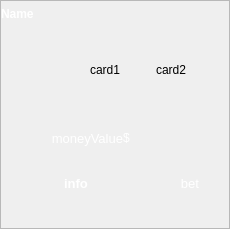
         <widget class="QFrame" name="comp2Frame">
          <property name="minimumSize">
           <size>
            <width>230</width>
            <height>0</height>
           </size>
          </property>
          <property name="frameShape">
           <enum>QFrame::StyledPanel</enum>
          </property>
          <property name="frameShadow">
           <enum>QFrame::Raised</enum>
          </property>
          <layout class="QVBoxLayout" name="verticalLayout_12">
           <property name="spacing">
            <number>0</number>
           </property>
           <property name="leftMargin">
            <number>0</number>
           </property>
           <property name="topMargin">
            <number>0</number>
           </property>
           <property name="rightMargin">
            <number>0</number>
           </property>
           <property name="bottomMargin">
            <number>0</number>
           </property>
           <item>
            <layout class="QVBoxLayout" name="comp2VLayout">
             <property name="spacing">
              <number>0</number>
             </property>
             <property name="topMargin">
              <number>0</number>
             </property>
             <property name="bottomMargin">
              <number>0</number>
             </property>
             <item>
              <layout class="QHBoxLayout" name="horizontalLayout_25">
               <property name="topMargin">
                <number>3</number>
               </property>
               <property name="bottomMargin">
                <number>3</number>
               </property>
               <item>
                <widget class="QLabel" name="comp2Name_lbl">
                 <property name="palette">
                  <palette>
                   <active>
                    <colorrole role="WindowText">
                     <brush brushstyle="SolidPattern">
                      <color alpha="255">
                       <red>255</red>
                       <green>255</green>
                       <blue>255</blue>
                      </color>
                     </brush>
                    </colorrole>
                   </active>
                   <inactive>
                    <colorrole role="WindowText">
                     <brush brushstyle="SolidPattern">
                      <color alpha="255">
                       <red>255</red>
                       <green>255</green>
                       <blue>255</blue>
                      </color>
                     </brush>
                    </colorrole>
                   </inactive>
                   <disabled>
                    <colorrole role="WindowText">
                     <brush brushstyle="SolidPattern">
                      <color alpha="255">
                       <red>120</red>
                       <green>120</green>
                       <blue>120</blue>
                      </color>
                     </brush>
                    </colorrole>
                   </disabled>
                  </palette>
                 </property>
                 <property name="font">
                  <font>
                   <weight>75</weight>
                   <bold>true</bold>
                  </font>
                 </property>
                 <property name="text">
                  <string>Name</string>
                 </property>
                 <property name="alignment">
                  <set>Qt::AlignLeading|Qt::AlignLeft|Qt::AlignVCenter</set>
                 </property>
                 <property name="margin">
                  <number>3</number>
                 </property>
                </widget>
               </item>
               <item>
                <spacer name="horizontalSpacer_27">
                 <property name="orientation">
                  <enum>Qt::Horizontal</enum>
                 </property>
                 <property name="sizeHint" stdset="0">
                  <size>
                   <width>40</width>
                   <height>20</height>
                  </size>
                 </property>
                </spacer>
               </item>
              </layout>
             </item>
             <item>
              <layout class="QHBoxLayout" name="compHLayout_2">
               <item>
                <widget class="QLabel" name="comp2_image">
                 <property name="sizePolicy">
                  <sizepolicy hsizetype="Fixed" vsizetype="Fixed">
                   <horstretch>0</horstretch>
                   <verstretch>0</verstretch>
                  </sizepolicy>
                 </property>
                 <property name="minimumSize">
                  <size>
                   <width>65</width>
                   <height>65</height>
                  </size>
                 </property>
                 <property name="maximumSize">
                  <size>
                   <width>65</width>
                   <height>65</height>
                  </size>
                 </property>
                 <property name="baseSize">
                  <size>
                   <width>65</width>
                   <height>65</height>
                  </size>
                 </property>
                 <property name="text">
                  <string/>
                 </property>
                 <property name="scaledContents">
                  <bool>true</bool>
                 </property>
                </widget>
               </item>
               <item>
                <layout class="QHBoxLayout" name="compHandHLayout_2">
                 <property name="spacing">
                  <number>5</number>
                 </property>
                 <item>
                  <widget class="QLabel" name="comp2Card_1">
                   <property name="sizePolicy">
                    <sizepolicy hsizetype="Fixed" vsizetype="Fixed">
                     <horstretch>0</horstretch>
                     <verstretch>0</verstretch>
                    </sizepolicy>
                   </property>
                   <property name="minimumSize">
                    <size>
                     <width>61</width>
                     <height>86</height>
                    </size>
                   </property>
                   <property name="maximumSize">
                    <size>
                     <width>61</width>
                     <height>86</height>
                    </size>
                   </property>
                   <property name="baseSize">
                    <size>
                     <width>61</width>
                     <height>86</height>
                    </size>
                   </property>
                   <property name="text">
                    <string>card1</string>
                   </property>
                   <property name="scaledContents">
                    <bool>true</bool>
                   </property>
                  </widget>
                 </item>
                 <item>
                  <widget class="QLabel" name="comp2Card_2">
                   <property name="sizePolicy">
                    <sizepolicy hsizetype="Fixed" vsizetype="Fixed">
                     <horstretch>0</horstretch>
                     <verstretch>0</verstretch>
                    </sizepolicy>
                   </property>
                   <property name="minimumSize">
                    <size>
                     <width>61</width>
                     <height>86</height>
                    </size>
                   </property>
                   <property name="maximumSize">
                    <size>
                     <width>61</width>
                     <height>86</height>
                    </size>
                   </property>
                   <property name="baseSize">
                    <size>
                     <width>61</width>
                     <height>86</height>
                    </size>
                   </property>
                   <property name="text">
                    <string>card2</string>
                   </property>
                   <property name="scaledContents">
                    <bool>true</bool>
                   </property>
                  </widget>
                 </item>
                </layout>
               </item>
              </layout>
             </item>
             <item>
              <layout class="QHBoxLayout" name="horizontalLayout_20">
               <property name="rightMargin">
                <number>0</number>
               </property>
               <item>
                <widget class="QLabel" name="comp2Chips_lbl">
                 <property name="sizePolicy">
                  <sizepolicy hsizetype="Fixed" vsizetype="Fixed">
                   <horstretch>0</horstretch>
                   <verstretch>0</verstretch>
                  </sizepolicy>
                 </property>
                 <property name="minimumSize">
                  <size>
                   <width>50</width>
                   <height>50</height>
                  </size>
                 </property>
                 <property name="maximumSize">
                  <size>
                   <width>50</width>
                   <height>50</height>
                  </size>
                 </property>
                 <property name="baseSize">
                  <size>
                   <width>50</width>
                   <height>50</height>
                  </size>
                 </property>
                 <property name="text">
                  <string/>
                 </property>
                 <property name="scaledContents">
                  <bool>true</bool>
                 </property>
                 <property name="alignment">
                  <set>Qt::AlignCenter</set>
                 </property>
                </widget>
               </item>
               <item>
                <layout class="QHBoxLayout" name="comp2HLayoutMoney">
                 <item>
                  <widget class="QLabel" name="comp2MoneyValue_lbl">
                   <property name="minimumSize">
                    <size>
                     <width>50</width>
                     <height>0</height>
                    </size>
                   </property>
                   <property name="palette">
                    <palette>
                     <active>
                      <colorrole role="WindowText">
                       <brush brushstyle="SolidPattern">
                        <color alpha="255">
                         <red>255</red>
                         <green>255</green>
                         <blue>255</blue>
                        </color>
                       </brush>
                      </colorrole>
                     </active>
                     <inactive>
                      <colorrole role="WindowText">
                       <brush brushstyle="SolidPattern">
                        <color alpha="255">
                         <red>255</red>
                         <green>255</green>
                         <blue>255</blue>
                        </color>
                       </brush>
                      </colorrole>
                     </inactive>
                     <disabled>
                      <colorrole role="WindowText">
                       <brush brushstyle="SolidPattern">
                        <color alpha="255">
                         <red>120</red>
                         <green>120</green>
                         <blue>120</blue>
                        </color>
                       </brush>
                      </colorrole>
                     </disabled>
                    </palette>
                   </property>
                   <property name="font">
                    <font>
                     <pointsize>10</pointsize>
                    </font>
                   </property>
                   <property name="text">
                    <string>moneyValue</string>
                   </property>
                   <property name="alignment">
                    <set>Qt::AlignRight|Qt::AlignTrailing|Qt::AlignVCenter</set>
                   </property>
                  </widget>
                 </item>
                 <item>
                  <widget class="QLabel" name="comp2Money_lbl">
                   <property name="maximumSize">
                    <size>
                     <width>10</width>
                     <height>16777215</height>
                    </size>
                   </property>
                   <property name="palette">
                    <palette>
                     <active>
                      <colorrole role="WindowText">
                       <brush brushstyle="SolidPattern">
                        <color alpha="255">
                         <red>255</red>
                         <green>255</green>
                         <blue>255</blue>
                        </color>
                       </brush>
                      </colorrole>
                     </active>
                     <inactive>
                      <colorrole role="WindowText">
                       <brush brushstyle="SolidPattern">
                        <color alpha="255">
                         <red>255</red>
                         <green>255</green>
                         <blue>255</blue>
                        </color>
                       </brush>
                      </colorrole>
                     </inactive>
                     <disabled>
                      <colorrole role="WindowText">
                       <brush brushstyle="SolidPattern">
                        <color alpha="255">
                         <red>120</red>
                         <green>120</green>
                         <blue>120</blue>
                        </color>
                       </brush>
                      </colorrole>
                     </disabled>
                    </palette>
                   </property>
                   <property name="text">
                    <string>$</string>
                   </property>
                  </widget>
                 </item>
                </layout>
               </item>
               <item>
                <spacer name="horizontalSpacer_19">
                 <property name="orientation">
                  <enum>Qt::Horizontal</enum>
                 </property>
                 <property name="sizeHint" stdset="0">
                  <size>
                   <width>40</width>
                   <height>20</height>
                  </size>
                 </property>
                </spacer>
               </item>
              </layout>
             </item>
             <item>
              <layout class="QHBoxLayout" name="compHLayoutInfo_2">
               <property name="topMargin">
                <number>5</number>
               </property>
               <item>
                <spacer name="horizontalSpacer_31">
                 <property name="orientation">
                  <enum>Qt::Horizontal</enum>
                 </property>
                 <property name="sizeType">
                  <enum>QSizePolicy::Maximum</enum>
                 </property>
                 <property name="sizeHint" stdset="0">
                  <size>
                   <width>20</width>
                   <height>20</height>
                  </size>
                 </property>
                </spacer>
               </item>
               <item>
                <widget class="QLabel" name="comp2Info_lbl">
                 <property name="sizePolicy">
                  <sizepolicy hsizetype="Fixed" vsizetype="Preferred">
                   <horstretch>0</horstretch>
                   <verstretch>0</verstretch>
                  </sizepolicy>
                 </property>
                 <property name="minimumSize">
                  <size>
                   <width>110</width>
                   <height>0</height>
                  </size>
                 </property>
                 <property name="maximumSize">
                  <size>
                   <width>110</width>
                   <height>16777215</height>
                  </size>
                 </property>
                 <property name="palette">
                  <palette>
                   <active>
                    <colorrole role="WindowText">
                     <brush brushstyle="SolidPattern">
                      <color alpha="255">
                       <red>255</red>
                       <green>255</green>
                       <blue>255</blue>
                      </color>
                     </brush>
                    </colorrole>
                   </active>
                   <inactive>
                    <colorrole role="WindowText">
                     <brush brushstyle="SolidPattern">
                      <color alpha="255">
                       <red>255</red>
                       <green>255</green>
                       <blue>255</blue>
                      </color>
                     </brush>
                    </colorrole>
                   </inactive>
                   <disabled>
                    <colorrole role="WindowText">
                     <brush brushstyle="SolidPattern">
                      <color alpha="255">
                       <red>255</red>
                       <green>255</green>
                       <blue>255</blue>
                      </color>
                     </brush>
                    </colorrole>
                   </disabled>
                  </palette>
                 </property>
                 <property name="font">
                  <font>
                   <pointsize>10</pointsize>
                   <weight>75</weight>
                   <bold>true</bold>
                  </font>
                 </property>
                 <property name="text">
                  <string>info</string>
                 </property>
                 <property name="scaledContents">
                  <bool>true</bool>
                 </property>
                 <property name="alignment">
                  <set>Qt::AlignCenter</set>
                 </property>
                </widget>
               </item>
               <item>
                <widget class="QLabel" name="comp2Bet_lbl">
                 <property name="minimumSize">
                  <size>
                   <width>50</width>
                   <height>0</height>
                  </size>
                 </property>
                 <property name="palette">
                  <palette>
                   <active>
                    <colorrole role="WindowText">
                     <brush brushstyle="SolidPattern">
                      <color alpha="255">
                       <red>255</red>
                       <green>255</green>
                       <blue>255</blue>
                      </color>
                     </brush>
                    </colorrole>
                   </active>
                   <inactive>
                    <colorrole role="WindowText">
                     <brush brushstyle="SolidPattern">
                      <color alpha="255">
                       <red>255</red>
                       <green>255</green>
                       <blue>255</blue>
                      </color>
                     </brush>
                    </colorrole>
                   </inactive>
                   <disabled>
                    <colorrole role="WindowText">
                     <brush brushstyle="SolidPattern">
                      <color alpha="255">
                       <red>120</red>
                       <green>120</green>
                       <blue>120</blue>
                      </color>
                     </brush>
                    </colorrole>
                   </disabled>
                  </palette>
                 </property>
                 <property name="font">
                  <font>
                   <pointsize>10</pointsize>
                  </font>
                 </property>
                 <property name="text">
                  <string>bet</string>
                 </property>
                 <property name="alignment">
                  <set>Qt::AlignRight|Qt::AlignTrailing|Qt::AlignVCenter</set>
                 </property>
                </widget>
               </item>
               <item>
                <widget class="QLabel" name="comp2Chip_lbl">
                 <property name="sizePolicy">
                  <sizepolicy hsizetype="Fixed" vsizetype="Fixed">
                   <horstretch>0</horstretch>
                   <verstretch>0</verstretch>
                  </sizepolicy>
                 </property>
                 <property name="minimumSize">
                  <size>
                   <width>30</width>
                   <height>30</height>
                  </size>
                 </property>
                 <property name="maximumSize">
                  <size>
                   <width>30</width>
                   <height>30</height>
                  </size>
                 </property>
                 <property name="text">
                  <string/>
                 </property>
                 <property name="scaledContents">
                  <bool>true</bool>
                 </property>
                 <property name="alignment">
                  <set>Qt::AlignCenter</set>
                 </property>
                 <property name="margin">
                  <number>0</number>
                 </property>
                </widget>
               </item>
              </layout>
             </item>
             <item>
              <layout class="QHBoxLayout" name="horizontalLayout_12">
               <property name="spacing">
                <number>0</number>
               </property>
               <item>
                <widget class="QLabel" name="comp2dealer_lbl">
                 <property name="sizePolicy">
                  <sizepolicy hsizetype="Fixed" vsizetype="Fixed">
                   <horstretch>0</horstretch>
                   <verstretch>0</verstretch>
                  </sizepolicy>
                 </property>
                 <property name="minimumSize">
                  <size>
                   <width>30</width>
                   <height>30</height>
                  </size>
                 </property>
                 <property name="maximumSize">
                  <size>
                   <width>30</width>
                   <height>30</height>
                  </size>
                 </property>
                 <property name="baseSize">
                  <size>
                   <width>30</width>
                   <height>30</height>
                  </size>
                 </property>
                 <property name="text">
                  <string/>
                 </property>
                 <property name="scaledContents">
                  <bool>true</bool>
                 </property>
                </widget>
               </item>
               <item>
                <spacer name="horizontalSpacer_15">
                 <property name="orientation">
                  <enum>Qt::Horizontal</enum>
                 </property>
                 <property name="sizeType">
                  <enum>QSizePolicy::Expanding</enum>
                 </property>
                 <property name="sizeHint" stdset="0">
                  <size>
                   <width>40</width>
                   <height>20</height>
                  </size>
                 </property>
                </spacer>
               </item>
              </layout>
             </item>
            </layout>
           </item>
          </layout>
         </widget>
